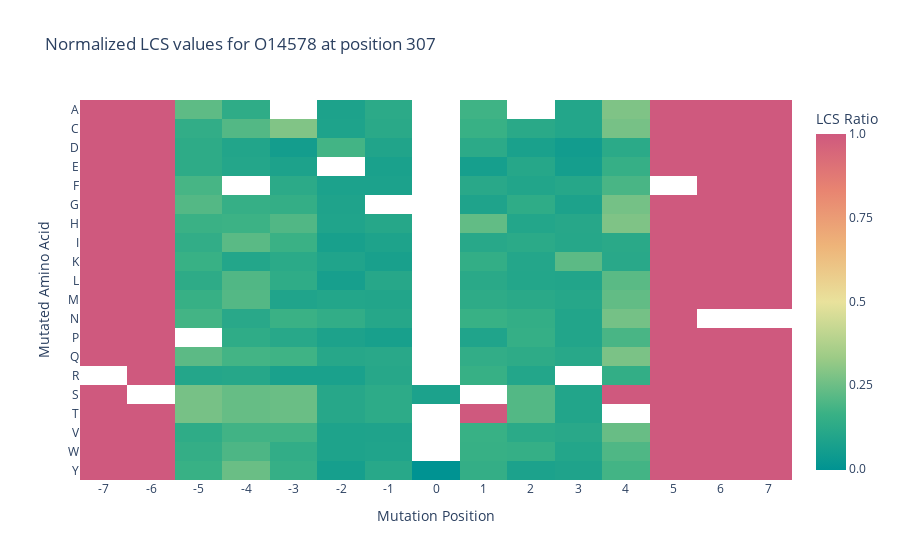
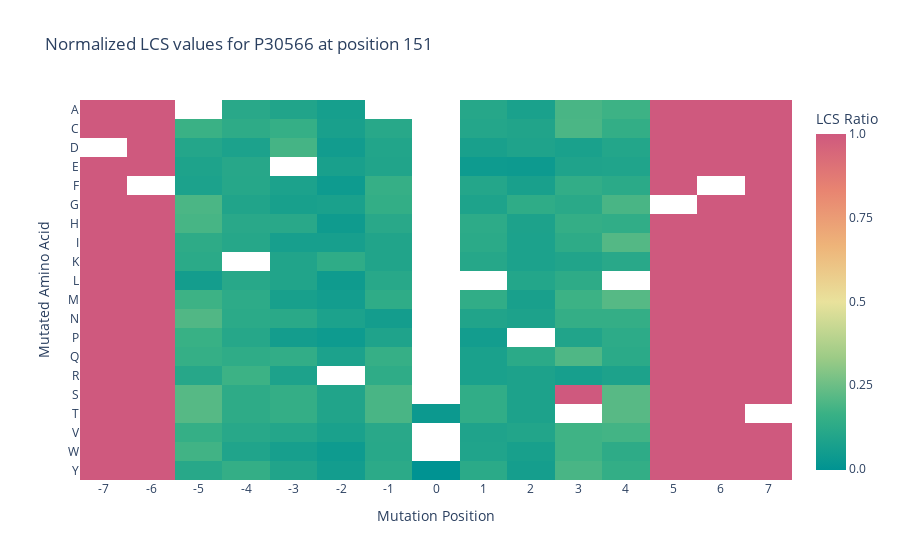
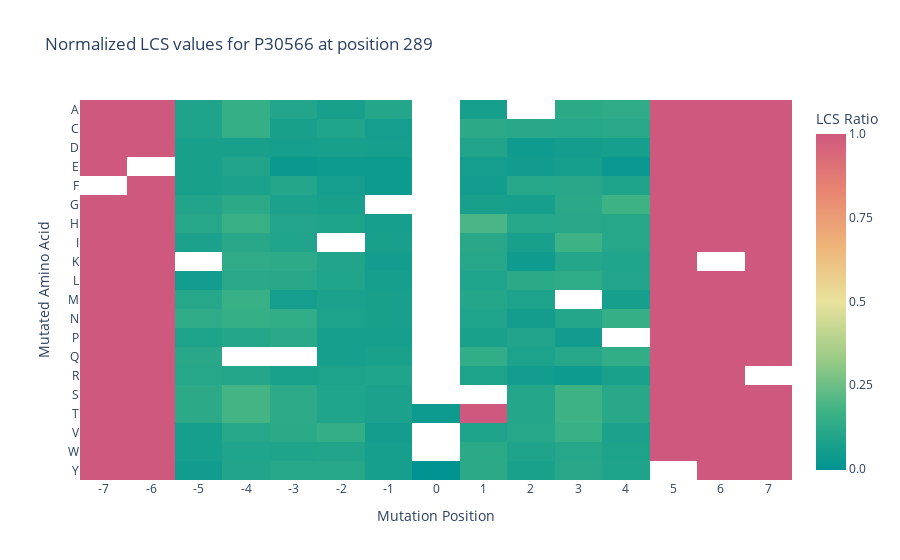
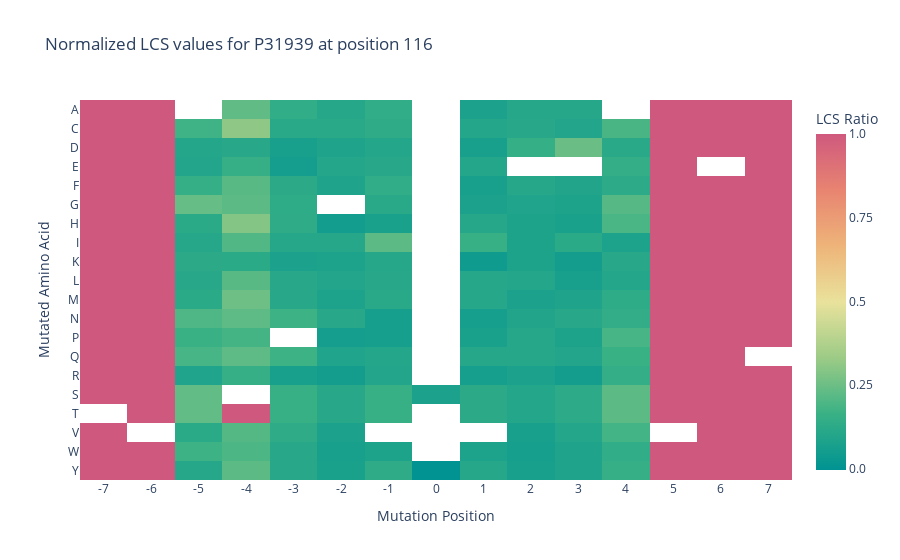

These figures' notebook cell, in order:
### Code cell
import glob
import os

# Full updated render function with title showing UniProt ID and position
def render_heatmap_from_data(heatmap_data, filepath=None):
    import plotly.express as px
    import numpy as np

    heatmap_matrix = heatmap_data.pivot_table(index='Mutation', columns='Position', values='LCS_Ratio', aggfunc=np.mean)

    title = "Heatmap of LCS Ratios for Each Mutation"
    if filepath:
        basename = os.path.basename(filepath)
        match = re.match(r"([A-Z0-9]+)_(\d+)_heatmap_data\.csv", basename)
        if match:
            uniprot_id = match.group(1)
            position = match.group(2)
            title = f"Normalized LCS values for {uniprot_id} at position {position}"

    fig = px.imshow(
        heatmap_matrix,
        labels={'x': 'Mutation Position', 'y': 'Mutated Amino Acid', 'color': 'LCS Ratio'},
        color_continuous_scale='Temps',
        title=title
    )

    fig.update_layout(
        xaxis=dict(tickmode='array', tickvals=list(range(1, 16)), ticktext=list(range(-7, 8))),
        yaxis=dict(tickmode='linear', dtick=1),
        coloraxis_colorbar=dict(
            tickvals=[0, 0.25, 0.5, 0.75, 1],
            ticktext=["0.0", "0.25", "0.5", "0.75", "1.0"],
            title="LCS Ratio"
        ),
        plot_bgcolor='white'
    )

    fig.show()

# Folder paths to your heatmap data
benign_path = r"C:\Users\ricea\OneDrive\Documents\GitHub\Annabel-BSc-Project\benign_mutations2\mutations2"
pathogenic_path = r"C:\Users\ricea\OneDrive\Documents\GitHub\Annabel-BSc-Project\pathogenic_mutations2\mutations2"

# Batch render function
def render_all_heatmaps(folder_path):
    pattern = os.path.join(folder_path, "*_heatmap_data.csv")
    csv_files = glob.glob(pattern)

    if not csv_files:
        print(f"No heatmap data files found in {folder_path}")
        return

    for file in csv_files:
        try:
            df = pd.read_csv(file)
            print(f"\nRendering heatmap for: {os.path.basename(file)}")
            render_heatmap_from_data(df, filepath=file)
        except Exception as e:
            print(f"❌ Error rendering {file}: {e}")

# Call the rendering for both folders
print("🔵 Rendering benign heatmaps...")
render_all_heatmaps(benign_path)

print("\n🔴 Rendering pathogenic heatmaps...")
render_all_heatmaps(pathogenic_path)

### Figure 1 — Plotly figure (JSON) as saved in the notebook; plotly's stock layout.template omitted (floating-point values rounded to 4 significant figures; data arrays with more than 128 entries replaced by an {"elided": "..."} marker saying what was removed)
{"data": [{"coloraxis": "coloraxis", "hovertemplate": "Mutation Position: %{x}<br>Mutated Amino Acid: %{y}<br>LCS Ratio: %{z}<extra></extra>", "name": "0", "type": "heatmap", "x": [1, 2, 3, 4, 5, 6, 7, 8, 9, 10, 11, 12, 13, 14, 15], "xaxis": "x", "y": ["A", "C", "D", "E", "F", "G", "H", "I", "K", "L", "M", "N", "P", "Q", "R", "S", "T", "V", "W", "Y"], "yaxis": "y", "z": {"elided": "20x15 float values"}}], "layout": {"coloraxis": {"colorbar": {"ticktext": ["0.0", "0.25", "0.5", "0.75", "1.0"], "tickvals": [0, 0.25, 0.5, 0.75, 1], "title": {"text": "LCS Ratio"}}, "colorscale": [[0, "rgb(0, 147, 146)"], [0.1667, "rgb(57, 177, 133)"], [0.3333, "rgb(156, 203, 134)"], [0.5, "rgb(233, 226, 156)"], [0.6667, "rgb(238, 180, 121)"], [0.8333, "rgb(232, 132, 113)"], [1, "rgb(207, 89, 126)"]]}, "plot_bgcolor": "white", "title": {"text": "Normalized LCS values for O14578 at position 307"}, "xaxis": {"anchor": "y", "constrain": "domain", "domain": [0, 1], "scaleanchor": "y", "tickmode": "array", "ticktext": [-7, -6, -5, -4, -3, -2, -1, 0, 1, 2, 3, 4, 5, 6, 7], "tickvals": [1, 2, 3, 4, 5, 6, 7, 8, 9, 10, 11, 12, 13, 14, 15], "title": {"text": "Mutation Position"}}, "yaxis": {"anchor": "x", "autorange": "reversed", "constrain": "domain", "domain": [0, 1], "dtick": 1, "tickmode": "linear", "title": {"text": "Mutated Amino Acid"}}}}

### Figure 2 — Plotly figure (JSON) as saved in the notebook; plotly's stock layout.template omitted (floating-point values rounded to 4 significant figures; data arrays with more than 128 entries replaced by an {"elided": "..."} marker saying what was removed)
{"data": [{"coloraxis": "coloraxis", "hovertemplate": "Mutation Position: %{x}<br>Mutated Amino Acid: %{y}<br>LCS Ratio: %{z}<extra></extra>", "name": "0", "type": "heatmap", "x": [1, 2, 3, 4, 5, 6, 7, 8, 9, 10, 11, 12, 13, 14, 15], "xaxis": "x", "y": ["A", "C", "D", "E", "F", "G", "H", "I", "K", "L", "M", "N", "P", "Q", "R", "S", "T", "V", "W", "Y"], "yaxis": "y", "z": {"elided": "20x15 float values"}}], "layout": {"coloraxis": {"colorbar": {"ticktext": ["0.0", "0.25", "0.5", "0.75", "1.0"], "tickvals": [0, 0.25, 0.5, 0.75, 1], "title": {"text": "LCS Ratio"}}, "colorscale": [[0, "rgb(0, 147, 146)"], [0.1667, "rgb(57, 177, 133)"], [0.3333, "rgb(156, 203, 134)"], [0.5, "rgb(233, 226, 156)"], [0.6667, "rgb(238, 180, 121)"], [0.8333, "rgb(232, 132, 113)"], [1, "rgb(207, 89, 126)"]]}, "plot_bgcolor": "white", "title": {"text": "Normalized LCS values for P30566 at position 151"}, "xaxis": {"anchor": "y", "constrain": "domain", "domain": [0, 1], "scaleanchor": "y", "tickmode": "array", "ticktext": [-7, -6, -5, -4, -3, -2, -1, 0, 1, 2, 3, 4, 5, 6, 7], "tickvals": [1, 2, 3, 4, 5, 6, 7, 8, 9, 10, 11, 12, 13, 14, 15], "title": {"text": "Mutation Position"}}, "yaxis": {"anchor": "x", "autorange": "reversed", "constrain": "domain", "domain": [0, 1], "dtick": 1, "tickmode": "linear", "title": {"text": "Mutated Amino Acid"}}}}

### Figure 3 — Plotly figure (JSON) as saved in the notebook; plotly's stock layout.template omitted (floating-point values rounded to 4 significant figures; data arrays with more than 128 entries replaced by an {"elided": "..."} marker saying what was removed)
{"data": [{"coloraxis": "coloraxis", "hovertemplate": "Mutation Position: %{x}<br>Mutated Amino Acid: %{y}<br>LCS Ratio: %{z}<extra></extra>", "name": "0", "type": "heatmap", "x": [1, 2, 3, 4, 5, 6, 7, 8, 9, 10, 11, 12, 13, 14, 15], "xaxis": "x", "y": ["A", "C", "D", "E", "F", "G", "H", "I", "K", "L", "M", "N", "P", "Q", "R", "S", "T", "V", "W", "Y"], "yaxis": "y", "z": {"elided": "20x15 float values"}}], "layout": {"coloraxis": {"colorbar": {"ticktext": ["0.0", "0.25", "0.5", "0.75", "1.0"], "tickvals": [0, 0.25, 0.5, 0.75, 1], "title": {"text": "LCS Ratio"}}, "colorscale": [[0, "rgb(0, 147, 146)"], [0.1667, "rgb(57, 177, 133)"], [0.3333, "rgb(156, 203, 134)"], [0.5, "rgb(233, 226, 156)"], [0.6667, "rgb(238, 180, 121)"], [0.8333, "rgb(232, 132, 113)"], [1, "rgb(207, 89, 126)"]]}, "plot_bgcolor": "white", "title": {"text": "Normalized LCS values for P30566 at position 289"}, "xaxis": {"anchor": "y", "constrain": "domain", "domain": [0, 1], "scaleanchor": "y", "tickmode": "array", "ticktext": [-7, -6, -5, -4, -3, -2, -1, 0, 1, 2, 3, 4, 5, 6, 7], "tickvals": [1, 2, 3, 4, 5, 6, 7, 8, 9, 10, 11, 12, 13, 14, 15], "title": {"text": "Mutation Position"}}, "yaxis": {"anchor": "x", "autorange": "reversed", "constrain": "domain", "domain": [0, 1], "dtick": 1, "tickmode": "linear", "title": {"text": "Mutated Amino Acid"}}}}

### Figure 4 — Plotly figure (JSON) as saved in the notebook; plotly's stock layout.template omitted (floating-point values rounded to 4 significant figures; data arrays with more than 128 entries replaced by an {"elided": "..."} marker saying what was removed)
{"data": [{"coloraxis": "coloraxis", "hovertemplate": "Mutation Position: %{x}<br>Mutated Amino Acid: %{y}<br>LCS Ratio: %{z}<extra></extra>", "name": "0", "type": "heatmap", "x": [1, 2, 3, 4, 5, 6, 7, 8, 9, 10, 11, 12, 13, 14, 15], "xaxis": "x", "y": ["A", "C", "D", "E", "F", "G", "H", "I", "K", "L", "M", "N", "P", "Q", "R", "S", "T", "V", "W", "Y"], "yaxis": "y", "z": {"elided": "20x15 float values"}}], "layout": {"coloraxis": {"colorbar": {"ticktext": ["0.0", "0.25", "0.5", "0.75", "1.0"], "tickvals": [0, 0.25, 0.5, 0.75, 1], "title": {"text": "LCS Ratio"}}, "colorscale": [[0, "rgb(0, 147, 146)"], [0.1667, "rgb(57, 177, 133)"], [0.3333, "rgb(156, 203, 134)"], [0.5, "rgb(233, 226, 156)"], [0.6667, "rgb(238, 180, 121)"], [0.8333, "rgb(232, 132, 113)"], [1, "rgb(207, 89, 126)"]]}, "plot_bgcolor": "white", "title": {"text": "Normalized LCS values for P31939 at position 116"}, "xaxis": {"anchor": "y", "constrain": "domain", "domain": [0, 1], "scaleanchor": "y", "tickmode": "array", "ticktext": [-7, -6, -5, -4, -3, -2, -1, 0, 1, 2, 3, 4, 5, 6, 7], "tickvals": [1, 2, 3, 4, 5, 6, 7, 8, 9, 10, 11, 12, 13, 14, 15], "title": {"text": "Mutation Position"}}, "yaxis": {"anchor": "x", "autorange": "reversed", "constrain": "domain", "domain": [0, 1], "dtick": 1, "tickmode": "linear", "title": {"text": "Mutated Amino Acid"}}}}
